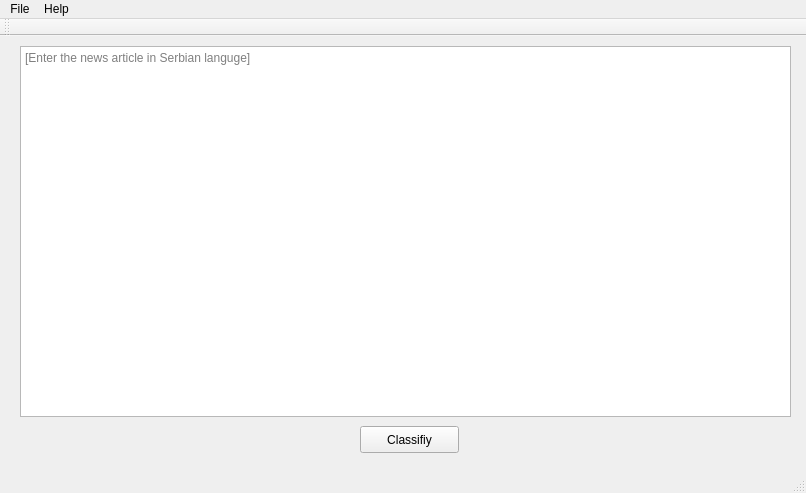
<?xml version="1.0" encoding="UTF-8"?>
<ui version="4.0">
 <class>MainWindow</class>
 <widget class="QMainWindow" name="MainWindow">
  <property name="geometry">
   <rect>
    <x>0</x>
    <y>0</y>
    <width>806</width>
    <height>493</height>
   </rect>
  </property>
  <property name="windowTitle">
   <string>NewsClassifier</string>
  </property>
  <widget class="QWidget" name="centralWidget">
   <widget class="QPushButton" name="pushButton">
    <property name="geometry">
     <rect>
      <x>360</x>
      <y>390</y>
      <width>99</width>
      <height>27</height>
     </rect>
    </property>
    <property name="text">
     <string>Classifiy</string>
    </property>
   </widget>
   <widget class="QTextEdit" name="textEdit">
    <property name="geometry">
     <rect>
      <x>20</x>
      <y>10</y>
      <width>771</width>
      <height>371</height>
     </rect>
    </property>
    <property name="placeholderText">
     <string>[Enter the news article in Serbian languge]</string>
    </property>
   </widget>
  </widget>
  <widget class="QMenuBar" name="menuBar">
   <property name="geometry">
    <rect>
     <x>0</x>
     <y>0</y>
     <width>806</width>
     <height>25</height>
    </rect>
   </property>
   <widget class="QMenu" name="menuFile">
    <property name="title">
     <string>File</string>
    </property>
    <addaction name="actionSettings"/>
    <addaction name="actionClassifier_preformances"/>
    <addaction name="actionExit"/>
   </widget>
   <widget class="QMenu" name="menuHelp">
    <property name="title">
     <string>Help</string>
    </property>
    <addaction name="actionAbout"/>
   </widget>
   <addaction name="menuFile"/>
   <addaction name="menuHelp"/>
  </widget>
  <widget class="QToolBar" name="mainToolBar">
   <attribute name="toolBarArea">
    <enum>TopToolBarArea</enum>
   </attribute>
   <attribute name="toolBarBreak">
    <bool>false</bool>
   </attribute>
  </widget>
  <widget class="QStatusBar" name="statusBar"/>
  <action name="actionClassifier_preformances">
   <property name="text">
    <string>Test</string>
   </property>
  </action>
  <action name="actionExit">
   <property name="text">
    <string>Exit</string>
   </property>
  </action>
  <action name="actionAbout">
   <property name="text">
    <string>About</string>
   </property>
  </action>
  <action name="actionSettings">
   <property name="text">
    <string>Reset</string>
   </property>
  </action>
 </widget>
 <layoutdefault spacing="6" margin="11"/>
 <resources/>
 <connections/>
</ui>
